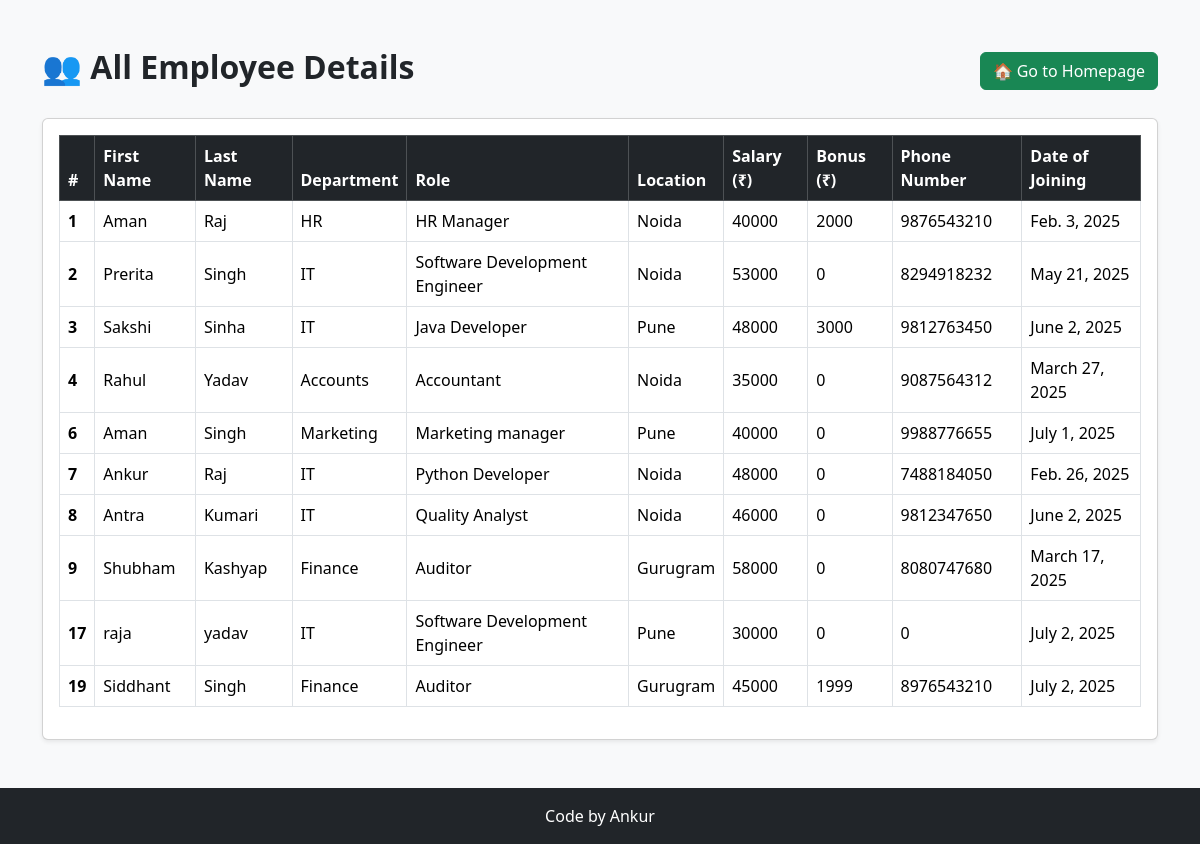
The app's page /all_emp with its own data.
### emp_app/models.py (models this page shows, shortened)
class Employee(models.Model):
    first_name = models.CharField(max_length=30, null=False)
    last_name = models.CharField(max_length=30)
    dept = models.ForeignKey(Department, on_delete=models.CASCADE)
    salary = models.IntegerField(default=0)
    bonus = models.IntegerField(default=0)
    role =  models.ForeignKey(Role, on_delete=models.CASCADE)
    phone = models.IntegerField(default=0)
    hire_date = models.DateField()
    def __str__(self):
        return f"{self.first_name} {self.last_name} ({self.phone})"

class Department(models.Model):
    name = models.CharField(max_length=100, null=False)
    location = models.CharField(max_length=100)

class Role(models.Model):
    name = models.CharField(max_length=100, null=False)
    def __str__(self):
        return self.name

### emp_app/views.py (the view, shortened to what this page needs)
# urls.py: path('all_emp', views.all_emp, name='all_emp'),
def all_emp(request):
    emps =  Employee.objects.all()
    context = {
        'emps': emps
    }
    print(context)
    return render(request, 'all_emp.html', context)

### emp_app/templates/all_emp.html (shortened to what this page needs)
<!DOCTYPE html>
<html lang="en">
<head>
  <link href="https://cdn.jsdelivr.net/npm/bootstrap@5.3.7/dist/css/bootstrap.min.css" rel="stylesheet"
 />
</head>
<body class="bg-light">
  <div class="container py-5">
    <div class="d-flex justify-content-between align-items-center mb-4">
      <h2 class="fw-bold">👥 All Employee Details</h2>
      <a href="/" class="btn btn-success">🏠 Go to Homepage</a>
    </div>
    <div class="card shadow-sm">
      <div class="card-body">
        {% if emps %}
        <div class="table-responsive">
          <table class="table table-hover table-bordered align-middle">
            <thead class="table-dark">
              <tr>
                <th>#</th>
                <th>First Name</th>
                <th>Last Name</th>
                <th>Department</th>
                <th>Role</th>
                <th>Location</th>
                <th>Salary (₹)</th>
                <th>Bonus (₹)</th>
                <th>Phone Number</th>
                <th>Date of Joining</th>
              </tr>
            </thead>
            <tbody>
              {% for emp in emps %}
              <tr>
                <th scope="row">{{ emp.id }}</th>
                <td>{{ emp.first_name }}</td>
                <td>{{ emp.last_name }}</td>
                <td>{{ emp.dept.name }}</td>
                <td>{{ emp.role }}</td>
                <td>{{ emp.dept.location }}</td>
                <td>{{ emp.salary }}</td>
                <td>{{ emp.bonus }}</td>
                <td>{{ emp.phone }}</td>
                <td>{{ emp.hire_date }}</td>
              </tr>
              {% endfor %}
            </tbody>
          </table>
        </div>
        {% else %}
          <p class="text-muted text-center mb-0">No employees found.</p>
        {% endif %}
      </div>
    </div>
  </div>
<footer class="bg-dark text-white text-center py-3 mt-auto">
    Code by Ankur
  </footer>
</body>
</html>

### records on screen
Employee: id "1", first_name "Aman", last_name "Raj", dept.name "HR", role "HR Manager", dept.location "Noida", salary "40000", bonus "2000", phone "9876543210", hire_date "Feb. 3, 2025"
Employee: id "2", first_name "Prerita", last_name "Singh", dept.name "IT", role "Software Development Engineer", dept.location "Noida", salary "53000", bonus "0", phone "8294918232", hire_date "May 21, 2025"
Employee: id "3", first_name "Sakshi", last_name "Sinha", dept.name "IT", role "Java Developer", dept.location "Pune", salary "48000", bonus "3000", phone "9812763450", hire_date "June 2, 2025"
Employee: id "4", first_name "Rahul", last_name "Yadav", dept.name "Accounts", role "Accountant", dept.location "Noida", salary "35000", bonus "0", phone "9087564312", hire_date "March 27, 2025"
Employee: id "6", first_name "Aman", last_name "Singh", dept.name "Marketing", role "Marketing manager", dept.location "Pune", salary "40000", bonus "0", phone "9988776655", hire_date "July 1, 2025"
Employee: id "7", first_name "Ankur", last_name "Raj", dept.name "IT", role "Python Developer", dept.location "Noida", salary "48000", bonus "0", phone "7488184050", hire_date "Feb. 26, 2025"
Employee: id "8", first_name "Antra", last_name "Kumari", dept.name "IT", role "Quality Analyst", dept.location "Noida", salary "46000", bonus "0", phone "9812347650", hire_date "June 2, 2025"
Employee: id "9", first_name "Shubham", last_name "Kashyap", dept.name "Finance", role "Auditor", dept.location "Gurugram", salary "58000", bonus "0", phone "8080747680", hire_date "March 17, 2025"
Employee: id "17", first_name "raja", last_name "yadav", dept.name "IT", role "Software Development Engineer", dept.location "Pune", salary "30000", bonus "0", phone "0", hire_date "July 2, 2025"
Employee: id "19", first_name "Siddhant", last_name "Singh", dept.name "Finance", role "Auditor", dept.location "Gurugram", salary "45000", bonus "1999", phone "8976543210", hire_date "July 2, 2025"
